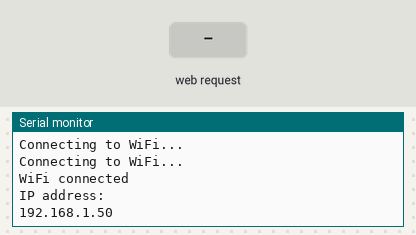
Recording of a sketch running on a simulated ESP8266 (NodeMCU). On the bench: the last lines printed to the serial monitor. Inputs (shaded band) come from the test bench. WiFi joins after 1.5 s; servers stay silent unless stated.

Above: at 3.2 s.
3.3 s: HTTP request GET /unlock received
At 4.1 s:
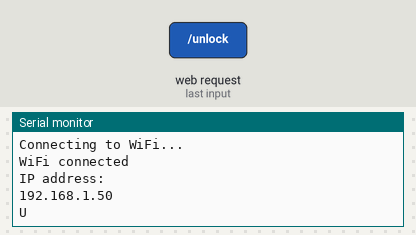
4.8 s: HTTP request GET /lock received
At 5.3 s:
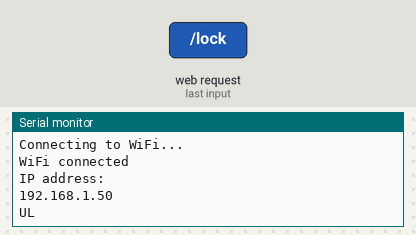

Measured:
- after the input at 3.3 s, the serial monitor: prints a new line at once (image 1)
- after the input at 4.8 s, the serial monitor: prints a new line at once (image 2)

The sketch:

ESP-01.ino
```cpp
#include <ESP8266WiFi.h>
#include <ESP8266WebServer.h>

ESP8266WebServer server(80);

const char* html =
"<!DOCTYPE html>"
"<html>"
"<head>"
"  <title>Electronic Safe</title>"
"  <style>"
"    button {"
"      font-size: 20px;"
"      padding: 10px;"
"    }"
"  </style>"
"</head>"
"<body>"
"  <h1>Electronic Safe</h1>"
"  <button onclick=\"fetch('/unlock')\">Unlock</button>"
"  <button onclick=\"fetch('/lock')\">Lock</button>"
"</body>"
"</html>";

void setup() {
  Serial.begin(9600);
  WiFi.begin("{Your Network SSID}", "{Your Network Password}");
  while (WiFi.status() != WL_CONNECTED) {
    Serial.println("Connecting to WiFi...");
    delay(1000);
  }

  Serial.println("WiFi connected");
  Serial.println("IP address: ");
  Serial.println(WiFi.localIP());

  server.on("/", []() {
    server.send(200, "text/html", html);
  });
  server.on("/unlock", []() {
    Serial.write('U');
    server.send(200, "text/plain", "Safe unlocked");
  });
  server.on("/lock", []() {
    Serial.write('L');
    server.send(200, "text/plain", "Safe locked");
  });
  server.begin();
}

void loop() {
  server.handleClient();
}
```
